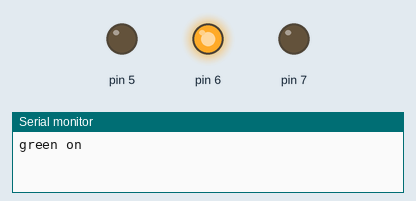
Recording of a program running on a simulated Arduino Uno, built with avr-gcc and run on an emulated ATmega328P. Parts: output pins drawn as LEDs (lit = HIGH), the last lines printed to the serial monitor.

Above: at 2.0 s.
At 10.0 s:
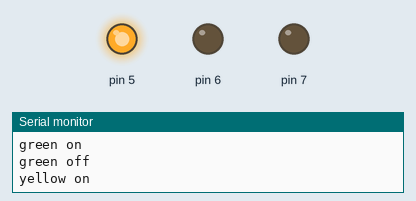
At 18.0 s:
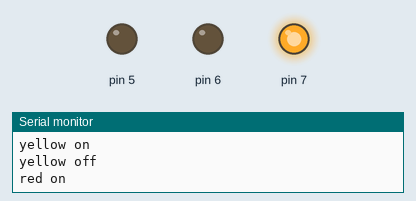
At 22.0 s:
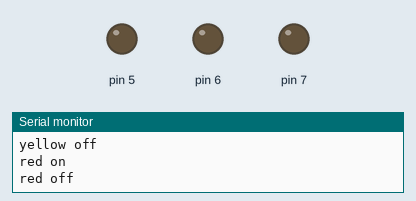
Timing chart, 0 to 31.2 s (numbered marks = the images above):
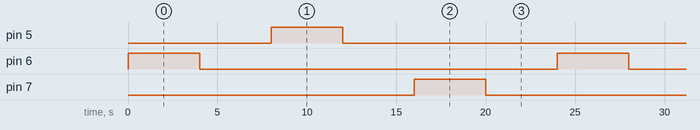

The program:

main.cpp
```cpp
#include <Arduino.h>

void setup()
{
  // indicando para o arduíno quais portas vamos usar
  pinMode(7, OUTPUT);
  pinMode(6, OUTPUT);
  pinMode(5, OUTPUT);

  // Inicializa a comunicação serial
  Serial.begin(9600);
}

void loop()
{
  digitalWrite(6, HIGH);
  Serial.println("green on");
  delay(4000);
  digitalWrite(6, LOW);
  Serial.println("green off");
  delay(4000);

  digitalWrite(5, HIGH);
  Serial.println("yellow on");
  delay(4000);
  digitalWrite(5, LOW);
  Serial.println("yellow off");
  delay(4000);

  digitalWrite(7, HIGH);
  Serial.println("red on");
  delay(4000);
  digitalWrite(7, LOW);
  Serial.println("red off");
  delay(4000);

  // Desliga todos os LEDs após o loop
  digitalWrite(6, LOW);
  digitalWrite(5, LOW);
  digitalWrite(7, LOW);
}
```

Measured:
- by itself, pin 5–7: alternates HIGH for 4.0 s and LOW for 20.0 s
- by itself, everything shown: repeats every 24.0 s, in 6 steps
